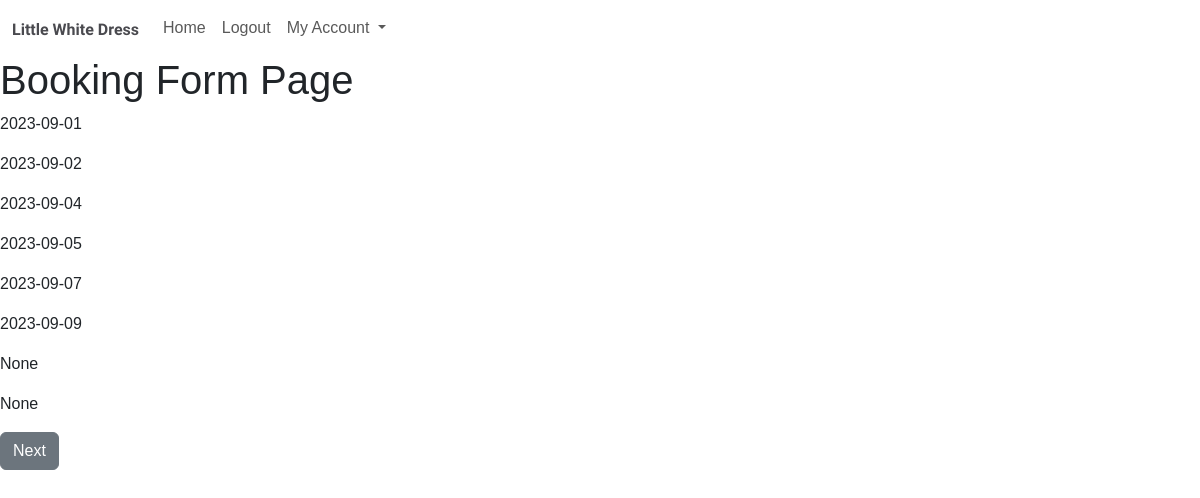
Screenshot of /appointments/12/booking_form/ (signed in) with the database file from the repository.
### appointments/models.py (models this page shows, shortened)
class AvailableDate(models.Model):
    date = models.DateField(auto_now=False)
    available = models.BooleanField(default=False)
    test_text = models.CharField(default='This is from the model', max_length=100)
    @property
    def get_available_dates(self):
        if self.available == True:
            return str(self.date)

### appointments/views.py (the view, shortened to what this page needs)
# urls.py: path('<int:pk>/booking_form/', views.DisplayAvailableDates.as_view(), name='booking_form'),
class DisplayAvailableDates(generic.ListView):
    model = AvailableDate
    template_name = 'booking_form.html'
    def get_context_data(self, *args, **kwargs):
        context = super(DisplayAvailableDates, self).get_context_data(*args, **kwargs)
        profile_user = get_object_or_404(Customer, id=self.kwargs['pk'])
        context['profile_user'] = profile_user
        return context

### appointments/templates/booking_form.html
{% extends 'base.html' %}
{% block content %}
{% if user.is_authenticated %}
    <div class="body-content">
        <h1>Booking Form Page</h1>
        <div>
            {% for date in availabledate_list %}
                <p>{{ date.get_available_dates }}</p>
            {% endfor %}
        </div>
        <button class="btn btn-secondary">Next</button>
    </div>
{% else %}
    You are not able to do this. Please <a href="{% url 'login' %}">Login</a>.
{% endif %}
{% endblock %}

### static/css/style.css (style rules this page uses)
body { font-family: "Crimson Text", sans-serif; }
.body-content, .navbar { max-width: 1400px; margin: auto; }
button { border: none; border-radius: 20px; background-color: #EFEFEF; font-family: "Crimson Text", sans-serif; padding: 5px 8px; margin-bottom: 8px; }

### rows the page displays
AvailableDate: get_available_dates "2023-09-01"
AvailableDate: get_available_dates "2023-09-02"
AvailableDate: get_available_dates "2023-09-04"
AvailableDate: get_available_dates "2023-09-05"
AvailableDate: get_available_dates "2023-09-07"
AvailableDate: get_available_dates "2023-09-09"
AvailableDate: get_available_dates "None"
AvailableDate: get_available_dates "None"
